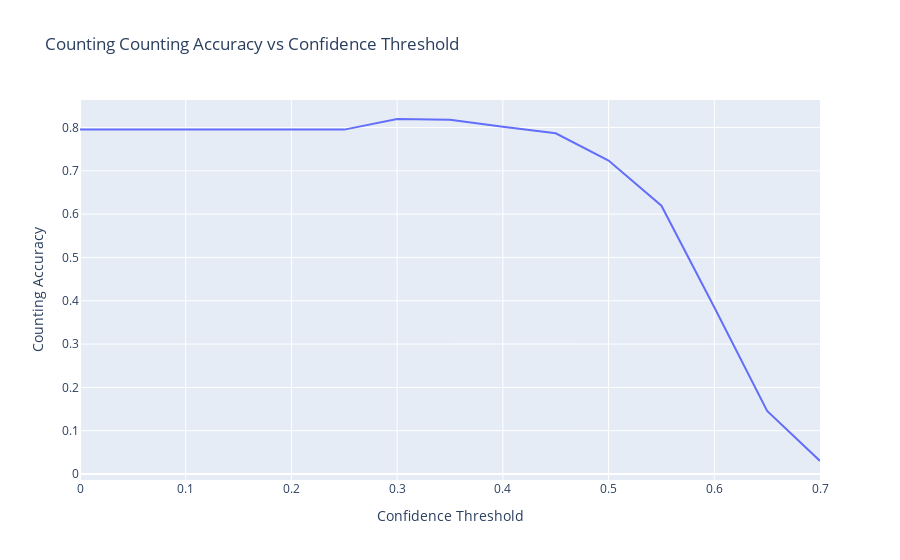
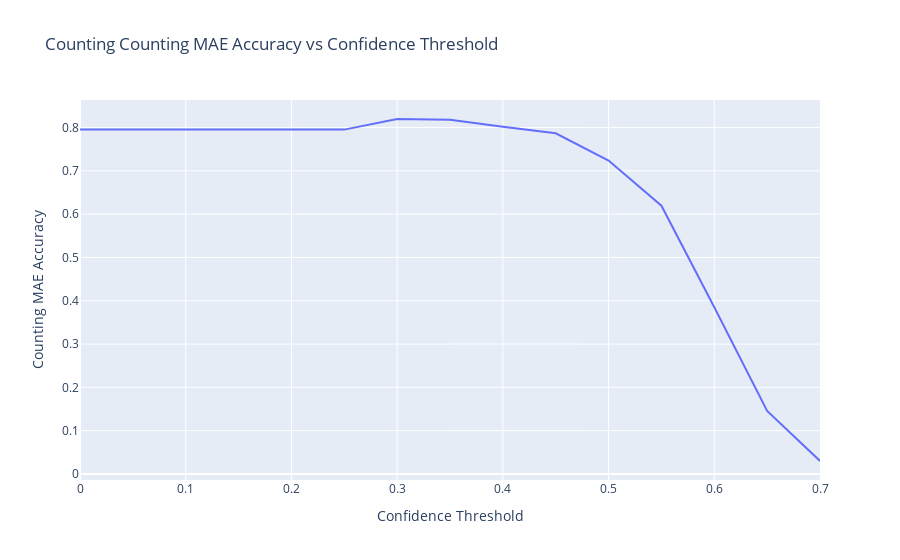
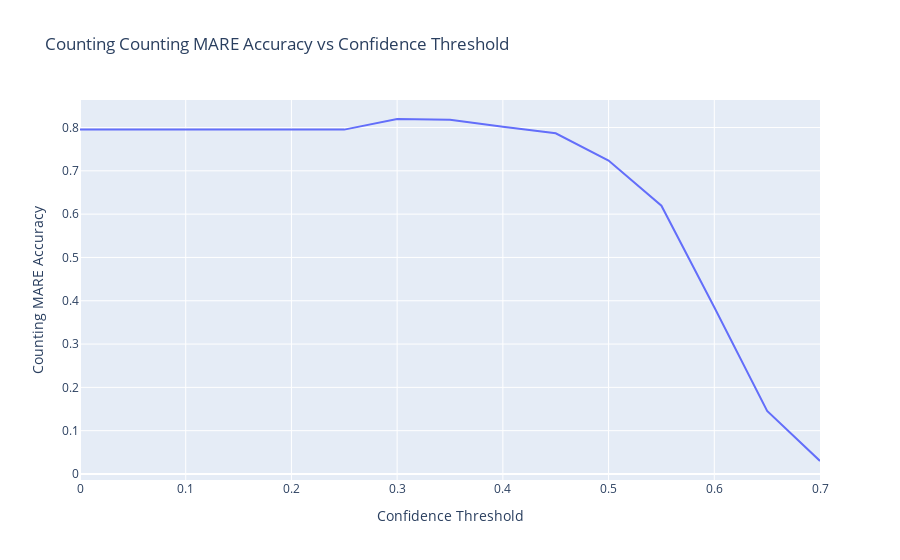

Write notebook code for charts like these, in order.
### Code cell
import fiftyone as fo
import fiftyone.zoo as foz
from fiftyone import ViewField as F
import fiftyone.core.plots as fop
import numpy as np
from ultralytics import YOLO
from tqdm import tqdm

def count_accuracy(dataset, pred_field, gt_field, threshold):
    view = dataset.select_fields([pred_field, gt_field])
    accuracies = []
    
    for sample in view:
        gt_count = len(sample[gt_field].detections)
        pred_count = len([d for d in sample[pred_field].detections if d.confidence > threshold])
        
        if gt_count == 0:
            accuracy = 1.0 if pred_count == 0 else 0.0
        else:
            accuracy = max(0, 1 - abs(pred_count - gt_count) / gt_count)
        
        accuracies.append(accuracy)
    
    return sum(accuracies) / len(accuracies)

#counting MAE accuracy
def count_MAE_accuracy(dataset, pred_field, gt_field, threshold):
    view = dataset.select_fields([pred_field, gt_field])
    accuracies = []
    
    for sample in view:
        gt_count = len(sample[gt_field].detections)
        pred_count = len([d for d in sample[pred_field].detections if d.confidence > threshold])
        
        accuracy = abs(pred_count - gt_count)
        
        accuracies.append(accuracy)
    
    return sum(accuracies) / len(accuracies)



#counting MARE accuracy
def count_MARE_accuracy(dataset, pred_field, gt_field, threshold):
    view = dataset.select_fields([pred_field, gt_field])
    accuracies = []
    
    for sample in view:
        gt_count = len(sample[gt_field].detections)
        pred_count = len([d for d in sample[pred_field].detections if d.confidence > threshold])
        if(gt_count>0):
            accuracy = abs(pred_count - gt_count) / gt_count
            
            accuracies.append(accuracy)
    
    return sum(accuracies) / len(accuracies)





# Generate data points for the graph
thresholds = np.arange(0, 0.75, 0.05)
accuracies = [count_accuracy(dataset, "predictions", "ground_truth", t) for t in tqdm(thresholds)]
MAE_accuracies = [count_MAE_accuracy(dataset, "predictions", "ground_truth", t) for t in tqdm(thresholds)]
MARE_accuracies = [count_MARE_accuracy(dataset, "predictions", "ground_truth", t) for t in tqdm(thresholds)]


#print the best threshold
print("Best threshold:", thresholds[np.argmax(accuracies)], "with accuracy:", np.max(accuracies))
print("Best threshold for MAE:", thresholds[np.argmin(MAE_accuracies)], "with accuracy:", np.min(MAE_accuracies))
print("Best threshold for MARE:", thresholds[np.argmin(MARE_accuracies)], "with accuracy:", np.min(MARE_accuracies))

#in plotly
import plotly.express as px
for accuracy in [accuracies, MAE_accuracies, MARE_accuracies]:
    accuracy_name= "Counting Accuracy" if accuracy==accuracies else "Counting MAE Accuracy" if accuracy==MAE_accuracies else "Counting MARE Accuracy"
    fig = px.line(x=thresholds, y=accuracies, labels={"x": "Confidence Threshold", "y": f'{accuracy_name}'}, title=f"Counting {accuracy_name} vs Confidence Threshold")
    fig.show()





# print("FiftyOne App launched. The plot is available in the App's plots panel.")
# print("You can interact with the dataset and the plot in the App.")
# print("Press Ctrl+C in this terminal when you're done to close the App.")

# # Keep the script running
# session.wait()

### Figure 1 — Plotly figure (JSON) as saved in the notebook; plotly's stock layout.template omitted (floating-point values rounded to 4 significant figures)
{"data": [{"hovertemplate": "Confidence Threshold=%{x}<br>Counting Accuracy=%{y}<extra></extra>", "legendgroup": "", "line": {"color": "#636efa", "dash": "solid"}, "marker": {"symbol": "circle"}, "mode": "lines", "name": "", "orientation": "v", "showlegend": false, "type": "scatter", "x": [0, 0.05, 0.1, 0.15, 0.2, 0.25, 0.3, 0.35, 0.4, 0.45, 0.5, 0.55, 0.6, 0.65, 0.7], "xaxis": "x", "y": [0.7951, 0.7951, 0.7951, 0.7951, 0.7951, 0.7951, 0.8197, 0.8182, 0.8018, 0.7866, 0.7236, 0.6194, 0.385, 0.1455, 0.02998], "yaxis": "y"}], "layout": {"legend": {"tracegroupgap": 0}, "title": {"text": "Counting Counting Accuracy vs Confidence Threshold"}, "xaxis": {"anchor": "y", "domain": [0, 1], "title": {"text": "Confidence Threshold"}}, "yaxis": {"anchor": "x", "domain": [0, 1], "title": {"text": "Counting Accuracy"}}}}

### Figure 2 — Plotly figure (JSON) as saved in the notebook; plotly's stock layout.template omitted (floating-point values rounded to 4 significant figures)
{"data": [{"hovertemplate": "Confidence Threshold=%{x}<br>Counting MAE Accuracy=%{y}<extra></extra>", "legendgroup": "", "line": {"color": "#636efa", "dash": "solid"}, "marker": {"symbol": "circle"}, "mode": "lines", "name": "", "orientation": "v", "showlegend": false, "type": "scatter", "x": [0, 0.05, 0.1, 0.15, 0.2, 0.25, 0.3, 0.35, 0.4, 0.45, 0.5, 0.55, 0.6, 0.65, 0.7], "xaxis": "x", "y": [0.7951, 0.7951, 0.7951, 0.7951, 0.7951, 0.7951, 0.8197, 0.8182, 0.8018, 0.7866, 0.7236, 0.6194, 0.385, 0.1455, 0.02998], "yaxis": "y"}], "layout": {"legend": {"tracegroupgap": 0}, "title": {"text": "Counting Counting MAE Accuracy vs Confidence Threshold"}, "xaxis": {"anchor": "y", "domain": [0, 1], "title": {"text": "Confidence Threshold"}}, "yaxis": {"anchor": "x", "domain": [0, 1], "title": {"text": "Counting MAE Accuracy"}}}}

### Figure 3 — Plotly figure (JSON) as saved in the notebook; plotly's stock layout.template omitted (floating-point values rounded to 4 significant figures)
{"data": [{"hovertemplate": "Confidence Threshold=%{x}<br>Counting MARE Accuracy=%{y}<extra></extra>", "legendgroup": "", "line": {"color": "#636efa", "dash": "solid"}, "marker": {"symbol": "circle"}, "mode": "lines", "name": "", "orientation": "v", "showlegend": false, "type": "scatter", "x": [0, 0.05, 0.1, 0.15, 0.2, 0.25, 0.3, 0.35, 0.4, 0.45, 0.5, 0.55, 0.6, 0.65, 0.7], "xaxis": "x", "y": [0.7951, 0.7951, 0.7951, 0.7951, 0.7951, 0.7951, 0.8197, 0.8182, 0.8018, 0.7866, 0.7236, 0.6194, 0.385, 0.1455, 0.02998], "yaxis": "y"}], "layout": {"legend": {"tracegroupgap": 0}, "title": {"text": "Counting Counting MARE Accuracy vs Confidence Threshold"}, "xaxis": {"anchor": "y", "domain": [0, 1], "title": {"text": "Confidence Threshold"}}, "yaxis": {"anchor": "x", "domain": [0, 1], "title": {"text": "Counting MARE Accuracy"}}}}
